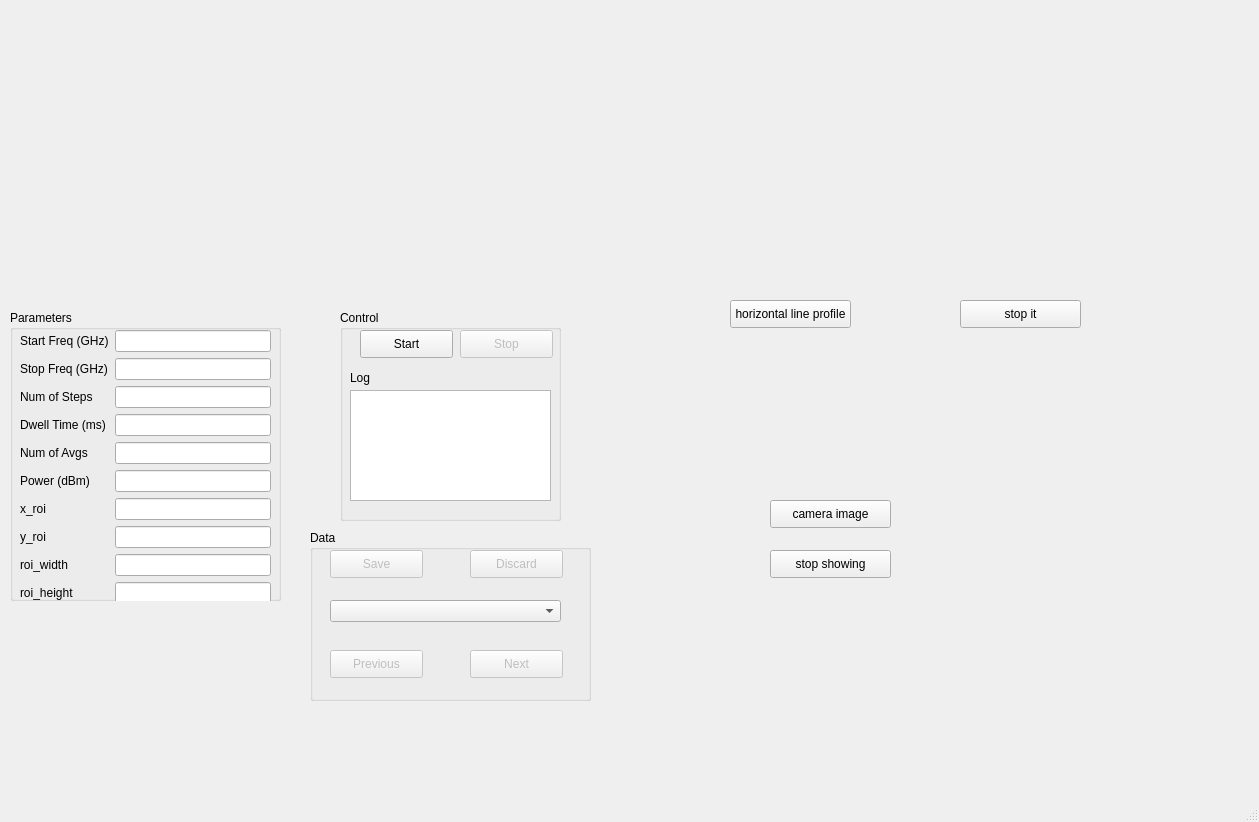
<?xml version="1.0" encoding="UTF-8"?>
<ui version="4.0">
 <class>MainWindow</class>
 <widget class="QMainWindow" name="MainWindow">
  <property name="geometry">
   <rect>
    <x>0</x>
    <y>0</y>
    <width>1259</width>
    <height>822</height>
   </rect>
  </property>
  <property name="windowTitle">
   <string>CW ESR</string>
  </property>
  <widget class="QWidget" name="centralwidget">
   <widget class="QWidget" name="widget" native="true">
    <property name="geometry">
     <rect>
      <x>10</x>
      <y>60</y>
      <width>601</width>
      <height>231</height>
     </rect>
    </property>
   </widget>
   <widget class="QGroupBox" name="groupBox">
    <property name="geometry">
     <rect>
      <x>10</x>
      <y>310</y>
      <width>271</width>
      <height>291</height>
     </rect>
    </property>
    <property name="title">
     <string>Parameters</string>
    </property>
    <widget class="QWidget" name="formLayoutWidget">
     <property name="geometry">
      <rect>
       <x>10</x>
       <y>20</y>
       <width>251</width>
       <height>301</height>
      </rect>
     </property>
     <layout class="QFormLayout" name="formLayout">
      <property name="fieldGrowthPolicy">
       <enum>QFormLayout::AllNonFixedFieldsGrow</enum>
      </property>
      <item row="0" column="0">
       <widget class="QLabel" name="startFreqGHzLabel">
        <property name="text">
         <string>Start Freq (GHz)</string>
        </property>
       </widget>
      </item>
      <item row="0" column="1">
       <widget class="QLineEdit" name="startFreqLineEdit"/>
      </item>
      <item row="1" column="0">
       <widget class="QLabel" name="stopFreqGHzLabel">
        <property name="text">
         <string>Stop Freq (GHz)</string>
        </property>
       </widget>
      </item>
      <item row="1" column="1">
       <widget class="QLineEdit" name="stopFreqLineEdit"/>
      </item>
      <item row="2" column="0">
       <widget class="QLabel" name="stepFreqGHzLabel">
        <property name="text">
         <string>Num of Steps</string>
        </property>
       </widget>
      </item>
      <item row="2" column="1">
       <widget class="QLineEdit" name="stepsLineEdit"/>
      </item>
      <item row="3" column="0">
       <widget class="QLabel" name="dwellTimeMsLabel">
        <property name="text">
         <string>Dwell Time (ms)</string>
        </property>
       </widget>
      </item>
      <item row="3" column="1">
       <widget class="QLineEdit" name="dwellTimeLineEdit"/>
      </item>
      <item row="4" column="0">
       <widget class="QLabel" name="numOfAvgsLabel">
        <property name="text">
         <string>Num of Avgs</string>
        </property>
       </widget>
      </item>
      <item row="4" column="1">
       <widget class="QLineEdit" name="numOfAvgsLineEdit"/>
      </item>
      <item row="5" column="0">
       <widget class="QLabel" name="powerDBLabel">
        <property name="text">
         <string>Power (dBm)</string>
        </property>
       </widget>
      </item>
      <item row="5" column="1">
       <widget class="QLineEdit" name="powerLineEdit">
        <property name="enabled">
         <bool>true</bool>
        </property>
       </widget>
      </item>
      <item row="6" column="0">
       <widget class="QLabel" name="x_roiLabel">
        <property name="text">
         <string>x_roi</string>
        </property>
       </widget>
      </item>
      <item row="6" column="1">
       <widget class="QLineEdit" name="x_roiLineEdit">
        <property name="enabled">
         <bool>true</bool>
        </property>
       </widget>
      </item>
      <item row="7" column="0">
       <widget class="QLabel" name="y_roiLabel">
        <property name="text">
         <string>y_roi</string>
        </property>
       </widget>
      </item>
      <item row="7" column="1">
       <widget class="QLineEdit" name="y_roiLineEdit">
        <property name="enabled">
         <bool>true</bool>
        </property>
       </widget>
      </item>
      <item row="8" column="0">
       <widget class="QLabel" name="roi_widthLabel">
        <property name="text">
         <string>roi_width</string>
        </property>
       </widget>
      </item>
      <item row="8" column="1">
       <widget class="QLineEdit" name="roi_widthLineEdit">
        <property name="enabled">
         <bool>true</bool>
        </property>
       </widget>
      </item>
      <item row="9" column="0">
       <widget class="QLabel" name="roi_heightLabel">
        <property name="text">
         <string>roi_height</string>
        </property>
       </widget>
      </item>
      <item row="9" column="1">
       <widget class="QLineEdit" name="roi_heightLineEdit">
        <property name="enabled">
         <bool>true</bool>
        </property>
       </widget>
      </item>
     </layout>
    </widget>
   </widget>
   <widget class="QGroupBox" name="groupBox_2">
    <property name="geometry">
     <rect>
      <x>340</x>
      <y>310</y>
      <width>221</width>
      <height>211</height>
     </rect>
    </property>
    <property name="title">
     <string>Control</string>
    </property>
    <widget class="QPushButton" name="pushButtonStart">
     <property name="geometry">
      <rect>
       <x>20</x>
       <y>20</y>
       <width>93</width>
       <height>28</height>
      </rect>
     </property>
     <property name="text">
      <string>Start</string>
     </property>
    </widget>
    <widget class="QPushButton" name="pushButtonStop">
     <property name="enabled">
      <bool>false</bool>
     </property>
     <property name="geometry">
      <rect>
       <x>120</x>
       <y>20</y>
       <width>93</width>
       <height>28</height>
      </rect>
     </property>
     <property name="text">
      <string>Stop</string>
     </property>
    </widget>
    <widget class="QTextEdit" name="textEdit">
     <property name="geometry">
      <rect>
       <x>10</x>
       <y>80</y>
       <width>201</width>
       <height>111</height>
      </rect>
     </property>
     <property name="readOnly">
      <bool>true</bool>
     </property>
    </widget>
    <widget class="QLabel" name="label">
     <property name="geometry">
      <rect>
       <x>10</x>
       <y>60</y>
       <width>53</width>
       <height>16</height>
      </rect>
     </property>
     <property name="text">
      <string>Log</string>
     </property>
    </widget>
   </widget>
   <widget class="QGroupBox" name="groupBox_3">
    <property name="geometry">
     <rect>
      <x>310</x>
      <y>530</y>
      <width>281</width>
      <height>171</height>
     </rect>
    </property>
    <property name="title">
     <string>Data</string>
    </property>
    <widget class="QPushButton" name="pushButtonSave">
     <property name="enabled">
      <bool>false</bool>
     </property>
     <property name="geometry">
      <rect>
       <x>20</x>
       <y>20</y>
       <width>93</width>
       <height>28</height>
      </rect>
     </property>
     <property name="text">
      <string>Save</string>
     </property>
    </widget>
    <widget class="QPushButton" name="pushButtonDiscard">
     <property name="enabled">
      <bool>false</bool>
     </property>
     <property name="geometry">
      <rect>
       <x>160</x>
       <y>20</y>
       <width>93</width>
       <height>28</height>
      </rect>
     </property>
     <property name="text">
      <string>Discard</string>
     </property>
    </widget>
    <widget class="QComboBox" name="comboBox">
     <property name="geometry">
      <rect>
       <x>20</x>
       <y>70</y>
       <width>231</width>
       <height>22</height>
      </rect>
     </property>
    </widget>
    <widget class="QPushButton" name="pushButtonPrev">
     <property name="enabled">
      <bool>false</bool>
     </property>
     <property name="geometry">
      <rect>
       <x>20</x>
       <y>120</y>
       <width>93</width>
       <height>28</height>
      </rect>
     </property>
     <property name="text">
      <string>Previous</string>
     </property>
    </widget>
    <widget class="QPushButton" name="pushButtonNext">
     <property name="enabled">
      <bool>false</bool>
     </property>
     <property name="geometry">
      <rect>
       <x>160</x>
       <y>120</y>
       <width>93</width>
       <height>28</height>
      </rect>
     </property>
     <property name="text">
      <string>Next</string>
     </property>
    </widget>
   </widget>
   <widget class="QWidget" name="widget_1" native="true">
    <property name="geometry">
     <rect>
      <x>910</x>
      <y>440</y>
      <width>321</width>
      <height>311</height>
     </rect>
    </property>
   </widget>
   <widget class="QPushButton" name="pushButtonCameraImage">
    <property name="geometry">
     <rect>
      <x>770</x>
      <y>500</y>
      <width>121</width>
      <height>28</height>
     </rect>
    </property>
    <property name="text">
     <string>camera image</string>
    </property>
   </widget>
   <widget class="QPushButton" name="pushButtonStopShowing">
    <property name="geometry">
     <rect>
      <x>770</x>
      <y>550</y>
      <width>121</width>
      <height>28</height>
     </rect>
    </property>
    <property name="text">
     <string>stop showing</string>
    </property>
   </widget>
   <widget class="QWidget" name="widget_2" native="true">
    <property name="geometry">
     <rect>
      <x>630</x>
      <y>60</y>
      <width>601</width>
      <height>231</height>
     </rect>
    </property>
   </widget>
   <widget class="QPushButton" name="pushButtonHprofile">
    <property name="geometry">
     <rect>
      <x>730</x>
      <y>300</y>
      <width>121</width>
      <height>28</height>
     </rect>
    </property>
    <property name="text">
     <string>horizontal line profile</string>
    </property>
   </widget>
   <widget class="QPushButton" name="pushButtonHprofileStop">
    <property name="geometry">
     <rect>
      <x>960</x>
      <y>300</y>
      <width>121</width>
      <height>28</height>
     </rect>
    </property>
    <property name="text">
     <string>stop it</string>
    </property>
   </widget>
  </widget>
  <widget class="QMenuBar" name="menubar">
   <property name="geometry">
    <rect>
     <x>0</x>
     <y>0</y>
     <width>1259</width>
     <height>21</height>
    </rect>
   </property>
  </widget>
  <widget class="QStatusBar" name="statusbar"/>
 </widget>
 <resources/>
 <connections/>
</ui>
